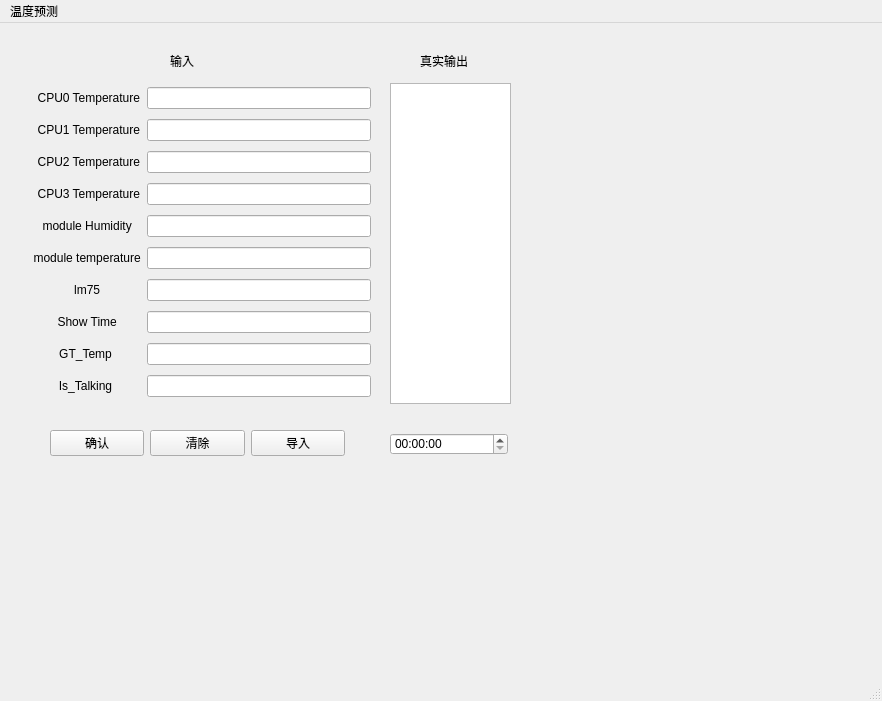
<?xml version="1.0" encoding="UTF-8"?>
<ui version="4.0">
 <class>MainWindow</class>
 <widget class="QMainWindow" name="MainWindow">
  <property name="geometry">
   <rect>
    <x>0</x>
    <y>0</y>
    <width>882</width>
    <height>701</height>
   </rect>
  </property>
  <property name="windowTitle">
   <string>MainWindow</string>
  </property>
  <widget class="QWidget" name="centralwidget">
   <widget class="QTimeEdit" name="timeEdit">
    <property name="geometry">
     <rect>
      <x>390</x>
      <y>410</y>
      <width>118</width>
      <height>22</height>
     </rect>
    </property>
   </widget>
   <widget class="QTextEdit" name="OutText">
    <property name="geometry">
     <rect>
      <x>390</x>
      <y>60</y>
      <width>121</width>
      <height>321</height>
     </rect>
    </property>
   </widget>
   <widget class="QLabel" name="label">
    <property name="geometry">
     <rect>
      <x>420</x>
      <y>30</y>
      <width>72</width>
      <height>15</height>
     </rect>
    </property>
    <property name="text">
     <string>真实输出</string>
    </property>
   </widget>
   <widget class="QLabel" name="label_10">
    <property name="geometry">
     <rect>
      <x>170</x>
      <y>30</y>
      <width>72</width>
      <height>15</height>
     </rect>
    </property>
    <property name="text">
     <string>输入</string>
    </property>
   </widget>
   <widget class="QWidget" name="layoutWidget">
    <property name="geometry">
     <rect>
      <x>50</x>
      <y>400</y>
      <width>295</width>
      <height>41</height>
     </rect>
    </property>
    <layout class="QHBoxLayout" name="horizontalLayout">
     <item>
      <widget class="QPushButton" name="confirmButton">
       <property name="text">
        <string>确认</string>
       </property>
      </widget>
     </item>
     <item>
      <widget class="QPushButton" name="clearButton">
       <property name="text">
        <string>清除</string>
       </property>
      </widget>
     </item>
     <item>
      <widget class="QPushButton" name="importButton">
       <property name="text">
        <string>导入</string>
       </property>
      </widget>
     </item>
    </layout>
   </widget>
   <widget class="QWidget" name="layoutWidget">
    <property name="geometry">
     <rect>
      <x>30</x>
      <y>60</y>
      <width>341</width>
      <height>321</height>
     </rect>
    </property>
    <layout class="QGridLayout" name="gridLayout">
     <item row="10" column="1">
      <widget class="QLineEdit" name="Is_Talking"/>
     </item>
     <item row="8" column="0">
      <widget class="QLabel" name="label_4">
       <property name="text">
        <string> Show Time</string>
       </property>
       <property name="alignment">
        <set>Qt::AlignCenter</set>
       </property>
      </widget>
     </item>
     <item row="5" column="0">
      <widget class="QLabel" name="label_7">
       <property name="text">
        <string> module Humidity</string>
       </property>
       <property name="alignment">
        <set>Qt::AlignCenter</set>
       </property>
      </widget>
     </item>
     <item row="2" column="1">
      <widget class="QLineEdit" name="CPU2_T"/>
     </item>
     <item row="10" column="0">
      <widget class="QLabel" name="label_11">
       <property name="text">
        <string>Is_Talking</string>
       </property>
       <property name="alignment">
        <set>Qt::AlignCenter</set>
       </property>
      </widget>
     </item>
     <item row="7" column="0">
      <widget class="QLabel" name="label_3">
       <property name="text">
        <string> lm75</string>
       </property>
       <property name="alignment">
        <set>Qt::AlignCenter</set>
       </property>
      </widget>
     </item>
     <item row="1" column="0">
      <widget class="QLabel" name="label_5">
       <property name="text">
        <string>  CPU1 Temperature</string>
       </property>
       <property name="alignment">
        <set>Qt::AlignCenter</set>
       </property>
      </widget>
     </item>
     <item row="8" column="1">
      <widget class="QLineEdit" name="ShowTime"/>
     </item>
     <item row="0" column="0">
      <widget class="QLabel" name="label_2">
       <property name="text">
        <string>  CPU0 Temperature</string>
       </property>
       <property name="alignment">
        <set>Qt::AlignCenter</set>
       </property>
      </widget>
     </item>
     <item row="7" column="1">
      <widget class="QLineEdit" name="lm75"/>
     </item>
     <item row="9" column="1">
      <widget class="QLineEdit" name="GT_temp"/>
     </item>
     <item row="0" column="1">
      <widget class="QLineEdit" name="CPU0_T"/>
     </item>
     <item row="6" column="0">
      <widget class="QLabel" name="label_8">
       <property name="text">
        <string> module temperature</string>
       </property>
       <property name="alignment">
        <set>Qt::AlignCenter</set>
       </property>
      </widget>
     </item>
     <item row="9" column="0">
      <widget class="QLabel" name="label_9">
       <property name="text">
        <string>GT_Temp</string>
       </property>
       <property name="alignment">
        <set>Qt::AlignCenter</set>
       </property>
      </widget>
     </item>
     <item row="6" column="1">
      <widget class="QLineEdit" name="Module_temp"/>
     </item>
     <item row="2" column="0">
      <widget class="QLabel" name="label_6">
       <property name="text">
        <string>  CPU2 Temperature</string>
       </property>
       <property name="alignment">
        <set>Qt::AlignCenter</set>
       </property>
      </widget>
     </item>
     <item row="1" column="1">
      <widget class="QLineEdit" name="CPU1_T"/>
     </item>
     <item row="5" column="1">
      <widget class="QLineEdit" name="Module_humity"/>
     </item>
     <item row="3" column="0">
      <widget class="QLabel" name="label_12">
       <property name="text">
        <string>  CPU3 Temperature</string>
       </property>
       <property name="alignment">
        <set>Qt::AlignCenter</set>
       </property>
      </widget>
     </item>
     <item row="3" column="1">
      <widget class="QLineEdit" name="CPU3_T"/>
     </item>
    </layout>
   </widget>
  </widget>
  <widget class="QMenuBar" name="menubar">
   <property name="geometry">
    <rect>
     <x>0</x>
     <y>0</y>
     <width>882</width>
     <height>26</height>
    </rect>
   </property>
   <widget class="QMenu" name="menu">
    <property name="title">
     <string>温度预测</string>
    </property>
   </widget>
   <addaction name="menu"/>
  </widget>
  <widget class="QStatusBar" name="statusbar"/>
 </widget>
 <resources/>
 <connections/>
</ui>
